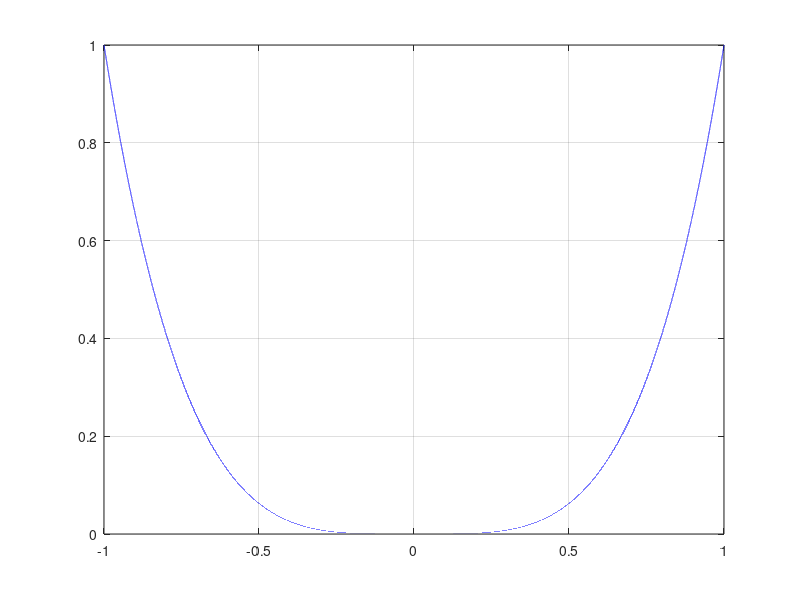

MATLAB code to generate this figure: (Note: this script raises an error after producing the figure.)
function task2
    x = -1 : 0.00001 : 1;
    n = 4;
    y = power(x, 4);
    
    plot(x, y, 'b');
    grid on;
    hold on;
    
    for i = 1 : length(x)
        y2(i) = chebyshev(x(i), n);
    end
    
    y3 = y - y2 / power(2, n - 1);
    
    plot(x, y3, 'c');
    plot(x, y2, 'm');
        
    [x_a, y_a] = alternance(x, y, y3);
    plot(x_a, y_a, 'y*');
    
    for i = 0 : n - 1
        x_z(i + 1) = cos(pi * (2 * i + 1) / 2 / n);
        x_e(i + 1) = cos(pi * i / n);
        y_z(i + 1) = chebyshev(x_z(i + 1), n);
        y_e(i + 1) = chebyshev(x_e(i + 1), n);
    end
    
    x_e(n + 1) = -1; % cos(pi * n / n)
    y_e(n + 1) = chebyshev(x_e(n + 1), n);
    
    plot(x_z, y_z, 'go');
    plot(x_e, y_e, 'ks');
    
    legend('f(x) = x^{n}, n = 4', 'P_{n-1}(x)', 'T_{n}(x)', 'Alternance points', 'Zero points', 'Extremum points', 'Location', 'south');
